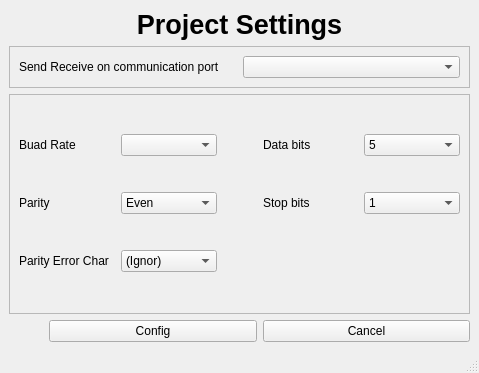
<?xml version="1.0" encoding="UTF-8"?>
<ui version="4.0">
 <class>PortSettings</class>
 <widget class="QMainWindow" name="PortSettings">
  <property name="geometry">
   <rect>
    <x>0</x>
    <y>0</y>
    <width>479</width>
    <height>373</height>
   </rect>
  </property>
  <property name="windowTitle">
   <string>MainWindow</string>
  </property>
  <widget class="QWidget" name="centralwidget">
   <layout class="QVBoxLayout" name="verticalLayout">
    <item>
     <widget class="QLabel" name="label_4">
      <property name="font">
       <font>
        <pointsize>20</pointsize>
        <bold>true</bold>
       </font>
      </property>
      <property name="text">
       <string>Project Settings</string>
      </property>
      <property name="alignment">
       <set>Qt::AlignCenter</set>
      </property>
     </widget>
    </item>
    <item>
     <widget class="QFrame" name="frame_2">
      <property name="frameShape">
       <enum>QFrame::StyledPanel</enum>
      </property>
      <property name="frameShadow">
       <enum>QFrame::Raised</enum>
      </property>
      <layout class="QGridLayout" name="gridLayout_2">
       <item row="0" column="0">
        <widget class="QLabel" name="label">
         <property name="text">
          <string>Send Receive on communication port</string>
         </property>
        </widget>
       </item>
       <item row="0" column="1">
        <widget class="QComboBox" name="cmbCOMportName"/>
       </item>
      </layout>
     </widget>
    </item>
    <item>
     <widget class="QFrame" name="frame">
      <property name="sizePolicy">
       <sizepolicy hsizetype="Preferred" vsizetype="Expanding">
        <horstretch>0</horstretch>
        <verstretch>0</verstretch>
       </sizepolicy>
      </property>
      <property name="frameShape">
       <enum>QFrame::StyledPanel</enum>
      </property>
      <property name="frameShadow">
       <enum>QFrame::Raised</enum>
      </property>
      <layout class="QGridLayout" name="gridLayout">
       <item row="1" column="4">
        <widget class="QComboBox" name="cmbStopBits">
         <item>
          <property name="text">
           <string>1</string>
          </property>
         </item>
         <item>
          <property name="text">
           <string>1.5</string>
          </property>
         </item>
         <item>
          <property name="text">
           <string>2</string>
          </property>
         </item>
        </widget>
       </item>
       <item row="1" column="0">
        <widget class="QLabel" name="label_5">
         <property name="text">
          <string>Parity</string>
         </property>
        </widget>
       </item>
       <item row="0" column="3">
        <widget class="QLabel" name="label_3">
         <property name="text">
          <string>Data bits</string>
         </property>
        </widget>
       </item>
       <item row="0" column="0">
        <widget class="QLabel" name="label_2">
         <property name="text">
          <string>Buad Rate</string>
         </property>
        </widget>
       </item>
       <item row="0" column="4">
        <widget class="QComboBox" name="cmbDataBits">
         <item>
          <property name="text">
           <string>5</string>
          </property>
         </item>
         <item>
          <property name="text">
           <string>6</string>
          </property>
         </item>
         <item>
          <property name="text">
           <string>7</string>
          </property>
         </item>
         <item>
          <property name="text">
           <string>8</string>
          </property>
         </item>
        </widget>
       </item>
       <item row="1" column="1">
        <widget class="QComboBox" name="cmbParity">
         <item>
          <property name="text">
           <string>Even</string>
          </property>
         </item>
         <item>
          <property name="text">
           <string>Mark</string>
          </property>
         </item>
         <item>
          <property name="text">
           <string>None</string>
          </property>
         </item>
         <item>
          <property name="text">
           <string>Odd</string>
          </property>
         </item>
         <item>
          <property name="text">
           <string>Space</string>
          </property>
         </item>
        </widget>
       </item>
       <item row="0" column="1">
        <widget class="QComboBox" name="cmbBaudRate"/>
       </item>
       <item row="0" column="2">
        <spacer name="horizontalSpacer">
         <property name="orientation">
          <enum>Qt::Horizontal</enum>
         </property>
         <property name="sizeType">
          <enum>QSizePolicy::Fixed</enum>
         </property>
         <property name="sizeHint" stdset="0">
          <size>
           <width>40</width>
           <height>20</height>
          </size>
         </property>
        </spacer>
       </item>
       <item row="1" column="3">
        <widget class="QLabel" name="label_7">
         <property name="text">
          <string>Stop bits</string>
         </property>
        </widget>
       </item>
       <item row="2" column="1">
        <widget class="QComboBox" name="cmbParityErrorChar">
         <item>
          <property name="text">
           <string>(Ignor)</string>
          </property>
         </item>
         <item>
          <property name="text">
           <string>35 (#)</string>
          </property>
         </item>
         <item>
          <property name="text">
           <string>42 (*)</string>
          </property>
         </item>
         <item>
          <property name="text">
           <string>63 (?)</string>
          </property>
         </item>
         <item>
          <property name="text">
           <string>248 (fie)</string>
          </property>
         </item>
        </widget>
       </item>
       <item row="2" column="0">
        <widget class="QLabel" name="label_6">
         <property name="text">
          <string>Parity Error Char</string>
         </property>
        </widget>
       </item>
      </layout>
     </widget>
    </item>
    <item>
     <layout class="QHBoxLayout" name="horizontalLayout">
      <item>
       <spacer name="horizontalSpacer_2">
        <property name="orientation">
         <enum>Qt::Horizontal</enum>
        </property>
        <property name="sizeType">
         <enum>QSizePolicy::Preferred</enum>
        </property>
        <property name="sizeHint" stdset="0">
         <size>
          <width>40</width>
          <height>20</height>
         </size>
        </property>
       </spacer>
      </item>
      <item>
       <widget class="QPushButton" name="pushButton">
        <property name="text">
         <string>Config</string>
        </property>
       </widget>
      </item>
      <item>
       <widget class="QPushButton" name="pushButton_2">
        <property name="text">
         <string>Cancel</string>
        </property>
       </widget>
      </item>
     </layout>
    </item>
   </layout>
  </widget>
  <widget class="QStatusBar" name="statusbar"/>
 </widget>
 <resources/>
 <connections/>
</ui>
